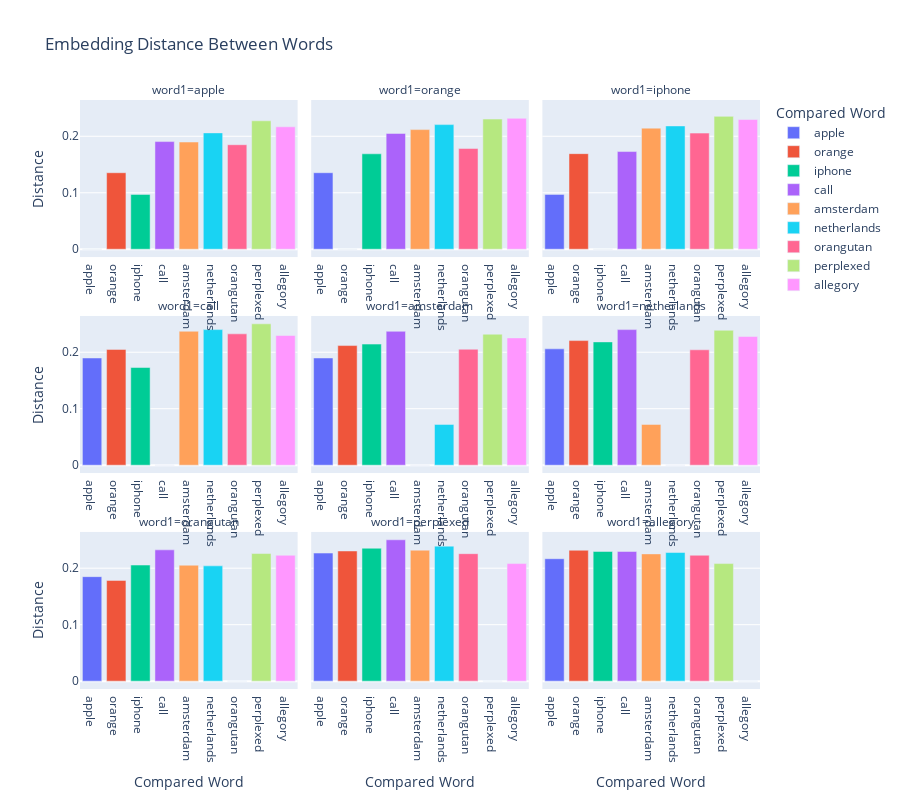

Notebook source saved alongside this figure:
### Code cell
plot_embedding_distances(words_df2)

### Figure 1 — Plotly figure (JSON) as saved in the notebook; plotly's stock layout.template omitted (floating-point values rounded to 4 significant figures)
{"data": [{"alignmentgroup": "True", "hovertemplate": "Compared Word=%{x}<br>word1=apple<br>Distance=%{y}<extra></extra>", "legendgroup": "apple", "marker": {"color": "#636efa", "pattern": {"shape": ""}}, "name": "apple", "offsetgroup": "apple", "orientation": "v", "showlegend": true, "textposition": "auto", "type": "bar", "x": ["apple"], "xaxis": "x7", "y": [-2.22e-16], "yaxis": "y7"}, {"alignmentgroup": "True", "hovertemplate": "Compared Word=%{x}<br>word1=orange<br>Distance=%{y}<extra></extra>", "legendgroup": "apple", "marker": {"color": "#636efa", "pattern": {"shape": ""}}, "name": "apple", "offsetgroup": "apple", "orientation": "v", "showlegend": false, "textposition": "auto", "type": "bar", "x": ["apple"], "xaxis": "x8", "y": [0.1355], "yaxis": "y8"}, {"alignmentgroup": "True", "hovertemplate": "Compared Word=%{x}<br>word1=iphone<br>Distance=%{y}<extra></extra>", "legendgroup": "apple", "marker": {"color": "#636efa", "pattern": {"shape": ""}}, "name": "apple", "offsetgroup": "apple", "orientation": "v", "showlegend": false, "textposition": "auto", "type": "bar", "x": ["apple"], "xaxis": "x9", "y": [0.09711], "yaxis": "y9"}, {"alignmentgroup": "True", "hovertemplate": "Compared Word=%{x}<br>word1=call<br>Distance=%{y}<extra></extra>", "legendgroup": "apple", "marker": {"color": "#636efa", "pattern": {"shape": ""}}, "name": "apple", "offsetgroup": "apple", "orientation": "v", "showlegend": false, "textposition": "auto", "type": "bar", "x": ["apple"], "xaxis": "x4", "y": [0.1898], "yaxis": "y4"}, {"alignmentgroup": "True", "hovertemplate": "Compared Word=%{x}<br>word1=amsterdam<br>Distance=%{y}<extra></extra>", "legendgroup": "apple", "marker": {"color": "#636efa", "pattern": {"shape": ""}}, "name": "apple", "offsetgroup": "apple", "orientation": "v", "showlegend": false, "textposition": "auto", "type": "bar", "x": ["apple"], "xaxis": "x5", "y": [0.1898], "yaxis": "y5"}, {"alignmentgroup": "True", "hovertemplate": "Compared Word=%{x}<br>word1=netherlands<br>Distance=%{y}<extra></extra>", "legendgroup": "apple", "marker": {"color": "#636efa", "pattern": {"shape": ""}}, "name": "apple", "offsetgroup": "apple", "orientation": "v", "showlegend": false, "textposition": "auto", "type": "bar", "x": ["apple"], "xaxis": "x6", "y": [0.206], "yaxis": "y6"}, {"alignmentgroup": "True", "hovertemplate": "Compared Word=%{x}<br>word1=orangutan<br>Distance=%{y}<extra></extra>", "legendgroup": "apple", "marker": {"color": "#636efa", "pattern": {"shape": ""}}, "name": "apple", "offsetgroup": "apple", "orientation": "v", "showlegend": false, "textposition": "auto", "type": "bar", "x": ["apple"], "xaxis": "x", "y": [0.1851], "yaxis": "y"}, {"alignmentgroup": "True", "hovertemplate": "Compared Word=%{x}<br>word1=perplexed<br>Distance=%{y}<extra></extra>", "legendgroup": "apple", "marker": {"color": "#636efa", "pattern": {"shape": ""}}, "name": "apple", "offsetgroup": "apple", "orientation": "v", "showlegend": false, "textposition": "auto", "type": "bar", "x": ["apple"], "xaxis": "x2", "y": [0.2268], "yaxis": "y2"}, {"alignmentgroup": "True", "hovertemplate": "Compared Word=%{x}<br>word1=allegory<br>Distance=%{y}<extra></extra>", "legendgroup": "apple", "marker": {"color": "#636efa", "pattern": {"shape": ""}}, "name": "apple", "offsetgroup": "apple", "orientation": "v", "showlegend": false, "textposition": "auto", "type": "bar", "x": ["apple"], "xaxis": "x3", "y": [0.2168], "yaxis": "y3"}, {"alignmentgroup": "True", "hovertemplate": "Compared Word=%{x}<br>word1=apple<br>Distance=%{y}<extra></extra>", "legendgroup": "orange", "marker": {"color": "#EF553B", "pattern": {"shape": ""}}, "name": "orange", "offsetgroup": "orange", "orientation": "v", "showlegend": true, "textposition": "auto", "type": "bar", "x": ["orange"], "xaxis": "x7", "y": [0.1355], "yaxis": "y7"}, {"alignmentgroup": "True", "hovertemplate": "Compared Word=%{x}<br>word1=orange<br>Distance=%{y}<extra></extra>", "legendgroup": "orange", "marker": {"color": "#EF553B", "pattern": {"shape": ""}}, "name": "orange", "offsetgroup": "orange", "orientation": "v", "showlegend": false, "textposition": "auto", "type": "bar", "x": ["orange"], "xaxis": "x8", "y": [9.016e-07], "yaxis": "y8"}, {"alignmentgroup": "True", "hovertemplate": "Compared Word=%{x}<br>word1=iphone<br>Distance=%{y}<extra></extra>", "legendgroup": "orange", "marker": {"color": "#EF553B", "pattern": {"shape": ""}}, "name": "orange", "offsetgroup": "orange", "orientation": "v", "showlegend": false, "textposition": "auto", "type": "bar", "x": ["orange"], "xaxis": "x9", "y": [0.1692], "yaxis": "y9"}, {"alignmentgroup": "True", "hovertemplate": "Compared Word=%{x}<br>word1=call<br>Distance=%{y}<extra></extra>", "legendgroup": "orange", "marker": {"color": "#EF553B", "pattern": {"shape": ""}}, "name": "orange", "offsetgroup": "orange", "orientation": "v", "showlegend": false, "textposition": "auto", "type": "bar", "x": ["orange"], "xaxis": "x4", "y": [0.205], "yaxis": "y4"}, {"alignmentgroup": "True", "hovertemplate": "Compared Word=%{x}<br>word1=amsterdam<br>Distance=%{y}<extra></extra>", "legendgroup": "orange", "marker": {"color": "#EF553B", "pattern": {"shape": ""}}, "name": "orange", "offsetgroup": "orange", "orientation": "v", "showlegend": false, "textposition": "auto", "type": "bar", "x": ["orange"], "xaxis": "x5", "y": [0.2118], "yaxis": "y5"}, {"alignmentgroup": "True", "hovertemplate": "Compared Word=%{x}<br>word1=netherlands<br>Distance=%{y}<extra></extra>", "legendgroup": "orange", "marker": {"color": "#EF553B", "pattern": {"shape": ""}}, "name": "orange", "offsetgroup": "orange", "orientation": "v", "showlegend": false, "textposition": "auto", "type": "bar", "x": ["orange"], "xaxis": "x6", "y": [0.2206], "yaxis": "y6"}, {"alignmentgroup": "True", "hovertemplate": "Compared Word=%{x}<br>word1=orangutan<br>Distance=%{y}<extra></extra>", "legendgroup": "orange", "marker": {"color": "#EF553B", "pattern": {"shape": ""}}, "name": "orange", "offsetgroup": "orange", "orientation": "v", "showlegend": false, "textposition": "auto", "type": "bar", "x": ["orange"], "xaxis": "x", "y": [0.1784], "yaxis": "y"}, {"alignmentgroup": "True", "hovertemplate": "Compared Word=%{x}<br>word1=perplexed<br>Distance=%{y}<extra></extra>", "legendgroup": "orange", "marker": {"color": "#EF553B", "pattern": {"shape": ""}}, "name": "orange", "offsetgroup": "orange", "orientation": "v", "showlegend": false, "textposition": "auto", "type": "bar", "x": ["orange"], "xaxis": "x2", "y": [0.2305], "yaxis": "y2"}, {"alignmentgroup": "True", "hovertemplate": "Compared Word=%{x}<br>word1=allegory<br>Distance=%{y}<extra></extra>", "legendgroup": "orange", "marker": {"color": "#EF553B", "pattern": {"shape": ""}}, "name": "orange", "offsetgroup": "orange", "orientation": "v", "showlegend": false, "textposition": "auto", "type": "bar", "x": ["orange"], "xaxis": "x3", "y": [0.2318], "yaxis": "y3"}, {"alignmentgroup": "True", "hovertemplate": "Compared Word=%{x}<br>word1=apple<br>Distance=%{y}<extra></extra>", "legendgroup": "iphone", "marker": {"color": "#00cc96", "pattern": {"shape": ""}}, "name": "iphone", "offsetgroup": "iphone", "orientation": "v", "showlegend": true, "textposition": "auto", "type": "bar", "x": ["iphone"], "xaxis": "x7", "y": [0.09711], "yaxis": "y7"}, {"alignmentgroup": "True", "hovertemplate": "Compared Word=%{x}<br>word1=orange<br>Distance=%{y}<extra></extra>", "legendgroup": "iphone", "marker": {"color": "#00cc96", "pattern": {"shape": ""}}, "name": "iphone", "offsetgroup": "iphone", "orientation": "v", "showlegend": false, "textposition": "auto", "type": "bar", "x": ["iphone"], "xaxis": "x8", "y": [0.1689], "yaxis": "y8"}, {"alignmentgroup": "True", "hovertemplate": "Compared Word=%{x}<br>word1=iphone<br>Distance=%{y}<extra></extra>", "legendgroup": "iphone", "marker": {"color": "#00cc96", "pattern": {"shape": ""}}, "name": "iphone", "offsetgroup": "iphone", "orientation": "v", "showlegend": false, "textposition": "auto", "type": "bar", "x": ["iphone"], "xaxis": "x9", "y": [7.772e-16], "yaxis": "y9"}, {"alignmentgroup": "True", "hovertemplate": "Compared Word=%{x}<br>word1=call<br>Distance=%{y}<extra></extra>", "legendgroup": "iphone", "marker": {"color": "#00cc96", "pattern": {"shape": ""}}, "name": "iphone", "offsetgroup": "iphone", "orientation": "v", "showlegend": false, "textposition": "auto", "type": "bar", "x": ["iphone"], "xaxis": "x4", "y": [0.173], "yaxis": "y4"}, {"alignmentgroup": "True", "hovertemplate": "Compared Word=%{x}<br>word1=amsterdam<br>Distance=%{y}<extra></extra>", "legendgroup": "iphone", "marker": {"color": "#00cc96", "pattern": {"shape": ""}}, "name": "iphone", "offsetgroup": "iphone", "orientation": "v", "showlegend": false, "textposition": "auto", "type": "bar", "x": ["iphone"], "xaxis": "x5", "y": [0.2144], "yaxis": "y5"}, {"alignmentgroup": "True", "hovertemplate": "Compared Word=%{x}<br>word1=netherlands<br>Distance=%{y}<extra></extra>", "legendgroup": "iphone", "marker": {"color": "#00cc96", "pattern": {"shape": ""}}, "name": "iphone", "offsetgroup": "iphone", "orientation": "v", "showlegend": false, "textposition": "auto", "type": "bar", "x": ["iphone"], "xaxis": "x6", "y": [0.2183], "yaxis": "y6"}, {"alignmentgroup": "True", "hovertemplate": "Compared Word=%{x}<br>word1=orangutan<br>Distance=%{y}<extra></extra>", "legendgroup": "iphone", "marker": {"color": "#00cc96", "pattern": {"shape": ""}}, "name": "iphone", "offsetgroup": "iphone", "orientation": "v", "showlegend": false, "textposition": "auto", "type": "bar", "x": ["iphone"], "xaxis": "x", "y": [0.2056], "yaxis": "y"}, {"alignmentgroup": "True", "hovertemplate": "Compared Word=%{x}<br>word1=perplexed<br>Distance=%{y}<extra></extra>", "legendgroup": "iphone", "marker": {"color": "#00cc96", "pattern": {"shape": ""}}, "name": "iphone", "offsetgroup": "iphone", "orientation": "v", "showlegend": false, "textposition": "auto", "type": "bar", "x": ["iphone"], "xaxis": "x2", "y": [0.2354], "yaxis": "y2"}, {"alignmentgroup": "True", "hovertemplate": "Compared Word=%{x}<br>word1=allegory<br>Distance=%{y}<extra></extra>", "legendgroup": "iphone", "marker": {"color": "#00cc96", "pattern": {"shape": ""}}, "name": "iphone", "offsetgroup": "iphone", "orientation": "v", "showlegend": false, "textposition": "auto", "type": "bar", "x": ["iphone"], "xaxis": "x3", "y": [0.2297], "yaxis": "y3"}, {"alignmentgroup": "True", "hovertemplate": "Compared Word=%{x}<br>word1=apple<br>Distance=%{y}<extra></extra>", "legendgroup": "call", "marker": {"color": "#ab63fa", "pattern": {"shape": ""}}, "name": "call", "offsetgroup": "call", "orientation": "v", "showlegend": true, "textposition": "auto", "type": "bar", "x": ["call"], "xaxis": "x7", "y": [0.1906], "yaxis": "y7"}, {"alignmentgroup": "True", "hovertemplate": "Compared Word=%{x}<br>word1=orange<br>Distance=%{y}<extra></extra>", "legendgroup": "call", "marker": {"color": "#ab63fa", "pattern": {"shape": ""}}, "name": "call", "offsetgroup": "call", "orientation": "v", "showlegend": false, "textposition": "auto", "type": "bar", "x": ["call"], "xaxis": "x8", "y": [0.205], "yaxis": "y8"}, {"alignmentgroup": "True", "hovertemplate": "Compared Word=%{x}<br>word1=iphone<br>Distance=%{y}<extra></extra>", "legendgroup": "call", "marker": {"color": "#ab63fa", "pattern": {"shape": ""}}, "name": "call", "offsetgroup": "call", "orientation": "v", "showlegend": false, "textposition": "auto", "type": "bar", "x": ["call"], "xaxis": "x9", "y": [0.173], "yaxis": "y9"}, {"alignmentgroup": "True", "hovertemplate": "Compared Word=%{x}<br>word1=call<br>Distance=%{y}<extra></extra>", "legendgroup": "call", "marker": {"color": "#ab63fa", "pattern": {"shape": ""}}, "name": "call", "offsetgroup": "call", "orientation": "v", "showlegend": false, "textposition": "auto", "type": "bar", "x": ["call"], "xaxis": "x4", "y": [-2.22e-16], "yaxis": "y4"}, {"alignmentgroup": "True", "hovertemplate": "Compared Word=%{x}<br>word1=amsterdam<br>Distance=%{y}<extra></extra>", "legendgroup": "call", "marker": {"color": "#ab63fa", "pattern": {"shape": ""}}, "name": "call", "offsetgroup": "call", "orientation": "v", "showlegend": false, "textposition": "auto", "type": "bar", "x": ["call"], "xaxis": "x5", "y": [0.2371], "yaxis": "y5"}, {"alignmentgroup": "True", "hovertemplate": "Compared Word=%{x}<br>word1=netherlands<br>Distance=%{y}<extra></extra>", "legendgroup": "call", "marker": {"color": "#ab63fa", "pattern": {"shape": ""}}, "name": "call", "offsetgroup": "call", "orientation": "v", "showlegend": false, "textposition": "auto", "type": "bar", "x": ["call"], "xaxis": "x6", "y": [0.2401], "yaxis": "y6"}, {"alignmentgroup": "True", "hovertemplate": "Compared Word=%{x}<br>word1=orangutan<br>Distance=%{y}<extra></extra>", "legendgroup": "call", "marker": {"color": "#ab63fa", "pattern": {"shape": ""}}, "name": "call", "offsetgroup": "call", "orientation": "v", "showlegend": false, "textposition": "auto", "type": "bar", "x": ["call"], "xaxis": "x", "y": [0.2325], "yaxis": "y"}, {"alignmentgroup": "True", "hovertemplate": "Compared Word=%{x}<br>word1=perplexed<br>Distance=%{y}<extra></extra>", "legendgroup": "call", "marker": {"color": "#ab63fa", "pattern": {"shape": ""}}, "name": "call", "offsetgroup": "call", "orientation": "v", "showlegend": false, "textposition": "auto", "type": "bar", "x": ["call"], "xaxis": "x2", "y": [0.2503], "yaxis": "y2"}, {"alignmentgroup": "True", "hovertemplate": "Compared Word=%{x}<br>word1=allegory<br>Distance=%{y}<extra></extra>", "legendgroup": "call", "marker": {"color": "#ab63fa", "pattern": {"shape": ""}}, "name": "call", "offsetgroup": "call", "orientation": "v", "showlegend": false, "textposition": "auto", "type": "bar", "x": ["call"], "xaxis": "x3", "y": [0.2296], "yaxis": "y3"}, {"alignmentgroup": "True", "hovertemplate": "Compared Word=%{x}<br>word1=apple<br>Distance=%{y}<extra></extra>", "legendgroup": "amsterdam", "marker": {"color": "#FFA15A", "pattern": {"shape": ""}}, "name": "amsterdam", "offsetgroup": "amsterdam", "orientation": "v", "showlegend": true, "textposition": "auto", "type": "bar", "x": ["amsterdam"], "xaxis": "x7", "y": [0.1898], "yaxis": "y7"}, {"alignmentgroup": "True", "hovertemplate": "Compared Word=%{x}<br>word1=orange<br>Distance=%{y}<extra></extra>", "legendgroup": "amsterdam", "marker": {"color": "#FFA15A", "pattern": {"shape": ""}}, "name": "amsterdam", "offsetgroup": "amsterdam", "orientation": "v", "showlegend": false, "textposition": "auto", "type": "bar", "x": ["amsterdam"], "xaxis": "x8", "y": [0.2118], "yaxis": "y8"}, {"alignmentgroup": "True", "hovertemplate": "Compared Word=%{x}<br>word1=iphone<br>Distance=%{y}<extra></extra>", "legendgroup": "amsterdam", "marker": {"color": "#FFA15A", "pattern": {"shape": ""}}, "name": "amsterdam", "offsetgroup": "amsterdam", "orientation": "v", "showlegend": false, "textposition": "auto", "type": "bar", "x": ["amsterdam"], "xaxis": "x9", "y": [0.2144], "yaxis": "y9"}, {"alignmentgroup": "True", "hovertemplate": "Compared Word=%{x}<br>word1=call<br>Distance=%{y}<extra></extra>", "legendgroup": "amsterdam", "marker": {"color": "#FFA15A", "pattern": {"shape": ""}}, "name": "amsterdam", "offsetgroup": "amsterdam", "orientation": "v", "showlegend": false, "textposition": "auto", "type": "bar", "x": ["amsterdam"], "xaxis": "x4", "y": [0.2371], "yaxis": "y4"}, {"alignmentgroup": "True", "hovertemplate": "Compared Word=%{x}<br>word1=amsterdam<br>Distance=%{y}<extra></extra>", "legendgroup": "amsterdam", "marker": {"color": "#FFA15A", "pattern": {"shape": ""}}, "name": "amsterdam", "offsetgroup": "amsterdam", "orientation": "v", "showlegend": false, "textposition": "auto", "type": "bar", "x": ["amsterdam"], "xaxis": "x5", "y": [-2.22e-16], "yaxis": "y5"}, {"alignmentgroup": "True", "hovertemplate": "Compared Word=%{x}<br>word1=netherlands<br>Distance=%{y}<extra></extra>", "legendgroup": "amsterdam", "marker": {"color": "#FFA15A", "pattern": {"shape": ""}}, "name": "amsterdam", "offsetgroup": "amsterdam", "orientation": "v", "showlegend": false, "textposition": "auto", "type": "bar", "x": ["amsterdam"], "xaxis": "x6", "y": [0.07222], "yaxis": "y6"}, {"alignmentgroup": "True", "hovertemplate": "Compared Word=%{x}<br>word1=orangutan<br>Distance=%{y}<extra></extra>", "legendgroup": "amsterdam", "marker": {"color": "#FFA15A", "pattern": {"shape": ""}}, "name": "amsterdam", "offsetgroup": "amsterdam", "orientation": "v", "showlegend": false, "textposition": "auto", "type": "bar", "x": ["amsterdam"], "xaxis": "x", "y": [0.2053], "yaxis": "y"}, {"alignmentgroup": "True", "hovertemplate": "Compared Word=%{x}<br>word1=perplexed<br>Distance=%{y}<extra></extra>", "legendgroup": "amsterdam", "marker": {"color": "#FFA15A", "pattern": {"shape": ""}}, "name": "amsterdam", "offsetgroup": "amsterdam", "orientation": "v", "showlegend": false, "textposition": "auto", "type": "bar", "x": ["amsterdam"], "xaxis": "x2", "y": [0.232], "yaxis": "y2"}, {"alignmentgroup": "True", "hovertemplate": "Compared Word=%{x}<br>word1=allegory<br>Distance=%{y}<extra></extra>", "legendgroup": "amsterdam", "marker": {"color": "#FFA15A", "pattern": {"shape": ""}}, "name": "amsterdam", "offsetgroup": "amsterdam", "orientation": "v", "showlegend": false, "textposition": "auto", "type": "bar", "x": ["amsterdam"], "xaxis": "x3", "y": [0.2254], "yaxis": "y3"}, {"alignmentgroup": "True", "hovertemplate": "Compared Word=%{x}<br>word1=apple<br>Distance=%{y}<extra></extra>", "legendgroup": "netherlands", "marker": {"color": "#19d3f3", "pattern": {"shape": ""}}, "name": "netherlands", "offsetgroup": "netherlands", "orientation": "v", "showlegend": true, "textposition": "auto", "type": "bar", "x": ["netherlands"], "xaxis": "x7", "y": [0.206], "yaxis": "y7"}, {"alignmentgroup": "True", "hovertemplate": "Compared Word=%{x}<br>word1=orange<br>Distance=%{y}<extra></extra>", "legendgroup": "netherlands", "marker": {"color": "#19d3f3", "pattern": {"shape": ""}}, "name": "netherlands", "offsetgroup": "netherlands", "orientation": "v", "showlegend": false, "textposition": "auto", "type": "bar", "x": ["netherlands"], "xaxis": "x8", "y": [0.2206], "yaxis": "y8"}, {"alignmentgroup": "True", "hovertemplate": "Compared Word=%{x}<br>word1=iphone<br>Distance=%{y}<extra></extra>", "legendgroup": "netherlands", "marker": {"color": "#19d3f3", "pattern": {"shape": ""}}, "name": "netherlands", "offsetgroup": "netherlands", "orientation": "v", "showlegend": false, "textposition": "auto", "type": "bar", "x": ["netherlands"], "xaxis": "x9", "y": [0.2183], "yaxis": "y9"}, {"alignmentgroup": "True", "hovertemplate": "Compared Word=%{x}<br>word1=call<br>Distance=%{y}<extra></extra>", "legendgroup": "netherlands", "marker": {"color": "#19d3f3", "pattern": {"shape": ""}}, "name": "netherlands", "offsetgroup": "netherlands", "orientation": "v", "showlegend": false, "textposition": "auto", "type": "bar", "x": ["netherlands"], "xaxis": "x4", "y": [0.2401], "yaxis": "y4"}, {"alignmentgroup": "True", "hovertemplate": "Compared Word=%{x}<br>word1=amsterdam<br>Distance=%{y}<extra></extra>", "legendgroup": "netherlands", "marker": {"color": "#19d3f3", "pattern": {"shape": ""}}, "name": "netherlands", "offsetgroup": "netherlands", "orientation": "v", "showlegend": false, "textposition": "auto", "type": "bar", "x": ["netherlands"], "xaxis": "x5", "y": [0.07222], "yaxis": "y5"}, {"alignmentgroup": "True", "hovertemplate": "Compared Word=%{x}<br>word1=netherlands<br>Distance=%{y}<extra></extra>", "legendgroup": "netherlands", "marker": {"color": "#19d3f3", "pattern": {"shape": ""}}, "name": "netherlands", "offsetgroup": "netherlands", "orientation": "v", "showlegend": false, "textposition": "auto", "type": "bar", "x": ["netherlands"], "xaxis": "x6", "y": [-6.661e-16], "yaxis": "y6"}, {"alignmentgroup": "True", "hovertemplate": "Compared Word=%{x}<br>word1=orangutan<br>Distance=%{y}<extra></extra>", "legendgroup": "netherlands", "marker": {"color": "#19d3f3", "pattern": {"shape": ""}}, "name": "netherlands", "offsetgroup": "netherlands", "orientation": "v", "showlegend": false, "textposition": "auto", "type": "bar", "x": ["netherlands"], "xaxis": "x", "y": [0.2042], "yaxis": "y"}, {"alignmentgroup": "True", "hovertemplate": "Compared Word=%{x}<br>word1=perplexed<br>Distance=%{y}<extra></extra>", "legendgroup": "netherlands", "marker": {"color": "#19d3f3", "pattern": {"shape": ""}}, "name": "netherlands", "offsetgroup": "netherlands", "orientation": "v", "showlegend": false, "textposition": "auto", "type": "bar", "x": ["netherlands"], "xaxis": "x2", "y": [0.2391], "yaxis": "y2"}, {"alignmentgroup": "True", "hovertemplate": "Compared Word=%{x}<br>word1=allegory<br>Distance=%{y}<extra></extra>", "legendgroup": "netherlands", "marker": {"color": "#19d3f3", "pattern": {"shape": ""}}, "name": "netherlands", "offsetgroup": "netherlands", "orientation": "v", "showlegend": false, "textposition": "auto", "type": "bar", "x": ["netherlands"], "xaxis": "x3", "y": [0.2278], "yaxis": "y3"}, {"alignmentgroup": "True", "hovertemplate": "Compared Word=%{x}<br>word1=apple<br>Distance=%{y}<extra></extra>", "legendgroup": "orangutan", "marker": {"color": "#FF6692", "pattern": {"shape": ""}}, "name": "orangutan", "offsetgroup": "orangutan", "orientation": "v", "showlegend": true, "textposition": "auto", "type": "bar", "x": ["orangutan"], "xaxis": "x7", "y": [0.1851], "yaxis": "y7"}, {"alignmentgroup": "True", "hovertemplate": "Compared Word=%{x}<br>word1=orange<br>Distance=%{y}<extra></extra>", "legendgroup": "orangutan", "marker": {"color": "#FF6692", "pattern": {"shape": ""}}, "name": "orangutan", "offsetgroup": "orangutan", "orientation": "v", "showlegend": false, "textposition": "auto", "type": "bar", "x": ["orangutan"], "xaxis": "x8", "y": [0.1783], "yaxis": "y8"}, {"alignmentgroup": "True", "hovertemplate": "Compared Word=%{x}<br>word1=iphone<br>Distance=%{y}<extra></extra>", "legendgroup": "orangutan", "marker": {"color": "#FF6692", "pattern": {"shape": ""}}, "name": "orangutan", "offsetgroup": "orangutan", "orientation": "v", "showlegend": false, "textposition": "auto", "type": "bar", "x": ["orangutan"], "xaxis": "x9", "y": [0.2056], "yaxis": "y9"}, {"alignmentgroup": "True", "hovertemplate": "Compared Word=%{x}<br>word1=call<br>Distance=%{y}<extra></extra>", "legendgroup": "orangutan", "marker": {"color": "#FF6692", "pattern": {"shape": ""}}, "name": "orangutan", "offsetgroup": "orangutan", "orientation": "v", "showlegend": false, "textposition": "auto", "type": "bar", "x": ["orangutan"], "xaxis": "x4", "y": [0.2326], "yaxis": "y4"}, {"alignmentgroup": "True", "hovertemplate": "Compared Word=%{x}<br>word1=amsterdam<br>Distance=%{y}<extra></extra>", "legendgroup": "orangutan", "marker": {"color": "#FF6692", "pattern": {"shape": ""}}, "name": "orangutan", "offsetgroup": "orangutan", "orientation": "v", "showlegend": false, "textposition": "auto", "type": "bar", "x": ["orangutan"], "xaxis": "x5", "y": [0.2053], "yaxis": "y5"}, {"alignmentgroup": "True", "hovertemplate": "Compared Word=%{x}<br>word1=netherlands<br>Distance=%{y}<extra></extra>", "legendgroup": "orangutan", "marker": {"color": "#FF6692", "pattern": {"shape": ""}}, "name": "orangutan", "offsetgroup": "orangutan", "orientation": "v", "showlegend": false, "textposition": "auto", "type": "bar", "x": ["orangutan"], "xaxis": "x6", "y": [0.2043], "yaxis": "y6"}, {"alignmentgroup": "True", "hovertemplate": "Compared Word=%{x}<br>word1=orangutan<br>Distance=%{y}<extra></extra>", "legendgroup": "orangutan", "marker": {"color": "#FF6692", "pattern": {"shape": ""}}, "name": "orangutan", "offsetgroup": "orangutan", "orientation": "v", "showlegend": false, "textposition": "auto", "type": "bar", "x": ["orangutan"], "xaxis": "x", "y": [1.468e-06], "yaxis": "y"}, {"alignmentgroup": "True", "hovertemplate": "Compared Word=%{x}<br>word1=perplexed<br>Distance=%{y}<extra></extra>", "legendgroup": "orangutan", "marker": {"color": "#FF6692", "pattern": {"shape": ""}}, "name": "orangutan", "offsetgroup": "orangutan", "orientation": "v", "showlegend": false, "textposition": "auto", "type": "bar", "x": ["orangutan"], "xaxis": "x2", "y": [0.2258], "yaxis": "y2"}, {"alignmentgroup": "True", "hovertemplate": "Compared Word=%{x}<br>word1=allegory<br>Distance=%{y}<extra></extra>", "legendgroup": "orangutan", "marker": {"color": "#FF6692", "pattern": {"shape": ""}}, "name": "orangutan", "offsetgroup": "orangutan", "orientation": "v", "showlegend": false, "textposition": "auto", "type": "bar", "x": ["orangutan"], "xaxis": "x3", "y": [0.223], "yaxis": "y3"}, {"alignmentgroup": "True", "hovertemplate": "Compared Word=%{x}<br>word1=apple<br>Distance=%{y}<extra></extra>", "legendgroup": "perplexed", "marker": {"color": "#B6E880", "pattern": {"shape": ""}}, "name": "perplexed", "offsetgroup": "perplexed", "orientation": "v", "showlegend": true, "textposition": "auto", "type": "bar", "x": ["perplexed"], "xaxis": "x7", "y": [0.2274], "yaxis": "y7"}, {"alignmentgroup": "True", "hovertemplate": "Compared Word=%{x}<br>word1=orange<br>Distance=%{y}<extra></extra>", "legendgroup": "perplexed", "marker": {"color": "#B6E880", "pattern": {"shape": ""}}, "name": "perplexed", "offsetgroup": "perplexed", "orientation": "v", "showlegend": false, "textposition": "auto", "type": "bar", "x": ["perplexed"], "xaxis": "x8", "y": [0.2305], "yaxis": "y8"}, {"alignmentgroup": "True", "hovertemplate": "Compared Word=%{x}<br>word1=iphone<br>Distance=%{y}<extra></extra>", "legendgroup": "perplexed", "marker": {"color": "#B6E880", "pattern": {"shape": ""}}, "name": "perplexed", "offsetgroup": "perplexed", "orientation": "v", "showlegend": false, "textposition": "auto", "type": "bar", "x": ["perplexed"], "xaxis": "x9", "y": [0.2353], "yaxis": "y9"}, {"alignmentgroup": "True", "hovertemplate": "Compared Word=%{x}<br>word1=call<br>Distance=%{y}<extra></extra>", "legendgroup": "perplexed", "marker": {"color": "#B6E880", "pattern": {"shape": ""}}, "name": "perplexed", "offsetgroup": "perplexed", "orientation": "v", "showlegend": false, "textposition": "auto", "type": "bar", "x": ["perplexed"], "xaxis": "x4", "y": [0.2503], "yaxis": "y4"}, {"alignmentgroup": "True", "hovertemplate": "Compared Word=%{x}<br>word1=amsterdam<br>Distance=%{y}<extra></extra>", "legendgroup": "perplexed", "marker": {"color": "#B6E880", "pattern": {"shape": ""}}, "name": "perplexed", "offsetgroup": "perplexed", "orientation": "v", "showlegend": false, "textposition": "auto", "type": "bar", "x": ["perplexed"], "xaxis": "x5", "y": [0.232], "yaxis": "y5"}, {"alignmentgroup": "True", "hovertemplate": "Compared Word=%{x}<br>word1=netherlands<br>Distance=%{y}<extra></extra>", "legendgroup": "perplexed", "marker": {"color": "#B6E880", "pattern": {"shape": ""}}, "name": "perplexed", "offsetgroup": "perplexed", "orientation": "v", "showlegend": false, "textposition": "auto", "type": "bar", "x": ["perplexed"], "xaxis": "x6", "y": [0.2389], "yaxis": "y6"}, {"alignmentgroup": "True", "hovertemplate": "Compared Word=%{x}<br>word1=orangutan<br>Distance=%{y}<extra></extra>", "legendgroup": "perplexed", "marker": {"color": "#B6E880", "pattern": {"shape": ""}}, "name": "perplexed", "offsetgroup": "perplexed", "orientation": "v", "showlegend": false, "textposition": "auto", "type": "bar", "x": ["perplexed"], "xaxis": "x", "y": [0.226], "yaxis": "y"}, {"alignmentgroup": "True", "hovertemplate": "Compared Word=%{x}<br>word1=perplexed<br>Distance=%{y}<extra></extra>", "legendgroup": "perplexed", "marker": {"color": "#B6E880", "pattern": {"shape": ""}}, "name": "perplexed", "offsetgroup": "perplexed", "orientation": "v", "showlegend": false, "textposition": "auto", "type": "bar", "x": ["perplexed"], "xaxis": "x2", "y": [2.22e-16], "yaxis": "y2"}, {"alignmentgroup": "True", "hovertemplate": "Compared Word=%{x}<br>word1=allegory<br>Distance=%{y}<extra></extra>", "legendgroup": "perplexed", "marker": {"color": "#B6E880", "pattern": {"shape": ""}}, "name": "perplexed", "offsetgroup": "perplexed", "orientation": "v", "showlegend": false, "textposition": "auto", "type": "bar", "x": ["perplexed"], "xaxis": "x3", "y": [0.2082], "yaxis": "y3"}, {"alignmentgroup": "True", "hovertemplate": "Compared Word=%{x}<br>word1=apple<br>Distance=%{y}<extra></extra>", "legendgroup": "allegory", "marker": {"color": "#FF97FF", "pattern": {"shape": ""}}, "name": "allegory", "offsetgroup": "allegory", "orientation": "v", "showlegend": true, "textposition": "auto", "type": "bar", "x": ["allegory"], "xaxis": "x7", "y": [0.2168], "yaxis": "y7"}, {"alignmentgroup": "True", "hovertemplate": "Compared Word=%{x}<br>word1=orange<br>Distance=%{y}<extra></extra>", "legendgroup": "allegory", "marker": {"color": "#FF97FF", "pattern": {"shape": ""}}, "name": "allegory", "offsetgroup": "allegory", "orientation": "v", "showlegend": false, "textposition": "auto", "type": "bar", "x": ["allegory"], "xaxis": "x8", "y": [0.2318], "yaxis": "y8"}, {"alignmentgroup": "True", "hovertemplate": "Compared Word=%{x}<br>word1=iphone<br>Distance=%{y}<extra></extra>", "legendgroup": "allegory", "marker": {"color": "#FF97FF", "pattern": {"shape": ""}}, "name": "allegory", "offsetgroup": "allegory", "orientation": "v", "showlegend": false, "textposition": "auto", "type": "bar", "x": ["allegory"], "xaxis": "x9", "y": [0.2297], "yaxis": "y9"}, {"alignmentgroup": "True", "hovertemplate": "Compared Word=%{x}<br>word1=call<br>Distance=%{y}<extra></extra>", "legendgroup": "allegory", "marker": {"color": "#FF97FF", "pattern": {"shape": ""}}, "name": "allegory", "offsetgroup": "allegory", "orientation": "v", "showlegend": false, "textposition": "auto", "type": "bar", "x": ["allegory"], "xaxis": "x4", "y": [0.2296], "yaxis": "y4"}, {"alignmentgroup": "True", "hovertemplate": "Compared Word=%{x}<br>word1=amsterdam<br>Distance=%{y}<extra></extra>", "legendgroup": "allegory", "marker": {"color": "#FF97FF", "pattern": {"shape": ""}}, "name": "allegory", "offsetgroup": "allegory", "orientation": "v", "showlegend": false, "textposition": "auto", "type": "bar", "x": ["allegory"], "xaxis": "x5", "y": [0.2254], "yaxis": "y5"}, {"alignmentgroup": "True", "hovertemplate": "Compared Word=%{x}<br>word1=netherlands<br>Distance=%{y}<extra></extra>", "legendgroup": "allegory", "marker": {"color": "#FF97FF", "pattern": {"shape": ""}}, "name": "allegory", "offsetgroup": "allegory", "orientation": "v", "showlegend": false, "textposition": "auto", "type": "bar", "x": ["allegory"], "xaxis": "x6", "y": [0.2278], "yaxis": "y6"}, {"alignmentgroup": "True", "hovertemplate": "Compared Word=%{x}<br>word1=orangutan<br>Distance=%{y}<extra></extra>", "legendgroup": "allegory", "marker": {"color": "#FF97FF", "pattern": {"shape": ""}}, "name": "allegory", "offsetgroup": "allegory", "orientation": "v", "showlegend": false, "textposition": "auto", "type": "bar", "x": ["allegory"], "xaxis": "x", "y": [0.223], "yaxis": "y"}, {"alignmentgroup": "True", "hovertemplate": "Compared Word=%{x}<br>word1=perplexed<br>Distance=%{y}<extra></extra>", "legendgroup": "allegory", "marker": {"color": "#FF97FF", "pattern": {"shape": ""}}, "name": "allegory", "offsetgroup": "allegory", "orientation": "v", "showlegend": false, "textposition": "auto", "type": "bar", "x": ["allegory"], "xaxis": "x2", "y": [0.2082], "yaxis": "y2"}, {"alignmentgroup": "True", "hovertemplate": "Compared Word=%{x}<br>word1=allegory<br>Distance=%{y}<extra></extra>", "legendgroup": "allegory", "marker": {"color": "#FF97FF", "pattern": {"shape": ""}}, "name": "allegory", "offsetgroup": "allegory", "orientation": "v", "showlegend": false, "textposition": "auto", "type": "bar", "x": ["allegory"], "xaxis": "x3", "y": [1.11e-16], "yaxis": "y3"}], "layout": {"annotations": [{"font": {}, "showarrow": false, "text": "word1=orangutan", "x": 0.16, "xanchor": "center", "xref": "paper", "y": 0.2667, "yanchor": "bottom", "yref": "paper"}, {"font": {}, "showarrow": false, "text": "word1=perplexed", "x": 0.5, "xanchor": "center", "xref": "paper", "y": 0.2667, "yanchor": "bottom", "yref": "paper"}, {"font": {}, "showarrow": false, "text": "word1=allegory", "x": 0.84, "xanchor": "center", "xref": "paper", "y": 0.2667, "yanchor": "bottom", "yref": "paper"}, {"font": {}, "showarrow": false, "text": "word1=call", "x": 0.16, "xanchor": "center", "xref": "paper", "y": 0.6333, "yanchor": "bottom", "yref": "paper"}, {"font": {}, "showarrow": false, "text": "word1=amsterdam", "x": 0.5, "xanchor": "center", "xref": "paper", "y": 0.6333, "yanchor": "bottom", "yref": "paper"}, {"font": {}, "showarrow": false, "text": "word1=netherlands", "x": 0.84, "xanchor": "center", "xref": "paper", "y": 0.6333, "yanchor": "bottom", "yref": "paper"}, {"font": {}, "showarrow": false, "text": "word1=apple", "x": 0.16, "xanchor": "center", "xref": "paper", "y": 1, "yanchor": "bottom", "yref": "paper"}, {"font": {}, "showarrow": false, "text": "word1=orange", "x": 0.5, "xanchor": "center", "xref": "paper", "y": 1, "yanchor": "bottom", "yref": "paper"}, {"font": {}, "showarrow": false, "text": "word1=iphone", "x": 0.84, "xanchor": "center", "xref": "paper", "y": 1, "yanchor": "bottom", "yref": "paper"}], "barmode": "relative", "height": 800, "legend": {"title": {"text": "Compared Word"}, "tracegroupgap": 0}, "title": {"text": "Embedding Distance Between Words"}, "xaxis": {"anchor": "y", "categoryarray": ["apple", "orange", "iphone", "call", "amsterdam", "netherlands", "orangutan", "perplexed", "allegory"], "categoryorder": "array", "domain": [0, 0.32], "matches": "x", "showticklabels": true, "title": {"text": "Compared Word"}}, "xaxis2": {"anchor": "y2", "categoryarray": ["apple", "orange", "iphone", "call", "amsterdam", "netherlands", "orangutan", "perplexed", "allegory"], "categoryorder": "array", "domain": [0.34, 0.66], "matches": "x", "showticklabels": true, "title": {"text": "Compared Word"}}, "xaxis3": {"anchor": "y3", "categoryarray": ["apple", "orange", "iphone", "call", "amsterdam", "netherlands", "orangutan", "perplexed", "allegory"], "categoryorder": "array", "domain": [0.68, 1.0], "matches": "x", "showticklabels": true, "title": {"text": "Compared Word"}}, "xaxis4": {"anchor": "y4", "domain": [0, 0.32], "matches": "x", "showticklabels": true}, "xaxis5": {"anchor": "y5", "domain": [0.34, 0.66], "matches": "x", "showticklabels": true}, "xaxis6": {"anchor": "y6", "domain": [0.68, 1.0], "matches": "x", "showticklabels": true}, "xaxis7": {"anchor": "y7", "domain": [0, 0.32], "matches": "x", "showticklabels": true}, "xaxis8": {"anchor": "y8", "domain": [0.34, 0.66], "matches": "x", "showticklabels": true}, "xaxis9": {"anchor": "y9", "domain": [0.68, 1.0], "matches": "x", "showticklabels": true}, "yaxis": {"anchor": "x", "domain": [0, 0.2667], "title": {"text": "Distance"}}, "yaxis2": {"anchor": "x2", "domain": [0, 0.2667], "matches": "y", "showticklabels": false}, "yaxis3": {"anchor": "x3", "domain": [0, 0.2667], "matches": "y", "showticklabels": false}, "yaxis4": {"anchor": "x4", "domain": [0.3667, 0.6333], "matches": "y", "title": {"text": "Distance"}}, "yaxis5": {"anchor": "x5", "domain": [0.3667, 0.6333], "matches": "y", "showticklabels": false}, "yaxis6": {"anchor": "x6", "domain": [0.3667, 0.6333], "matches": "y", "showticklabels": false}, "yaxis7": {"anchor": "x7", "domain": [0.7333, 1], "matches": "y", "title": {"text": "Distance"}}, "yaxis8": {"anchor": "x8", "domain": [0.7333, 1], "matches": "y", "showticklabels": false}, "yaxis9": {"anchor": "x9", "domain": [0.7333, 1], "matches": "y", "showticklabels": false}}}
